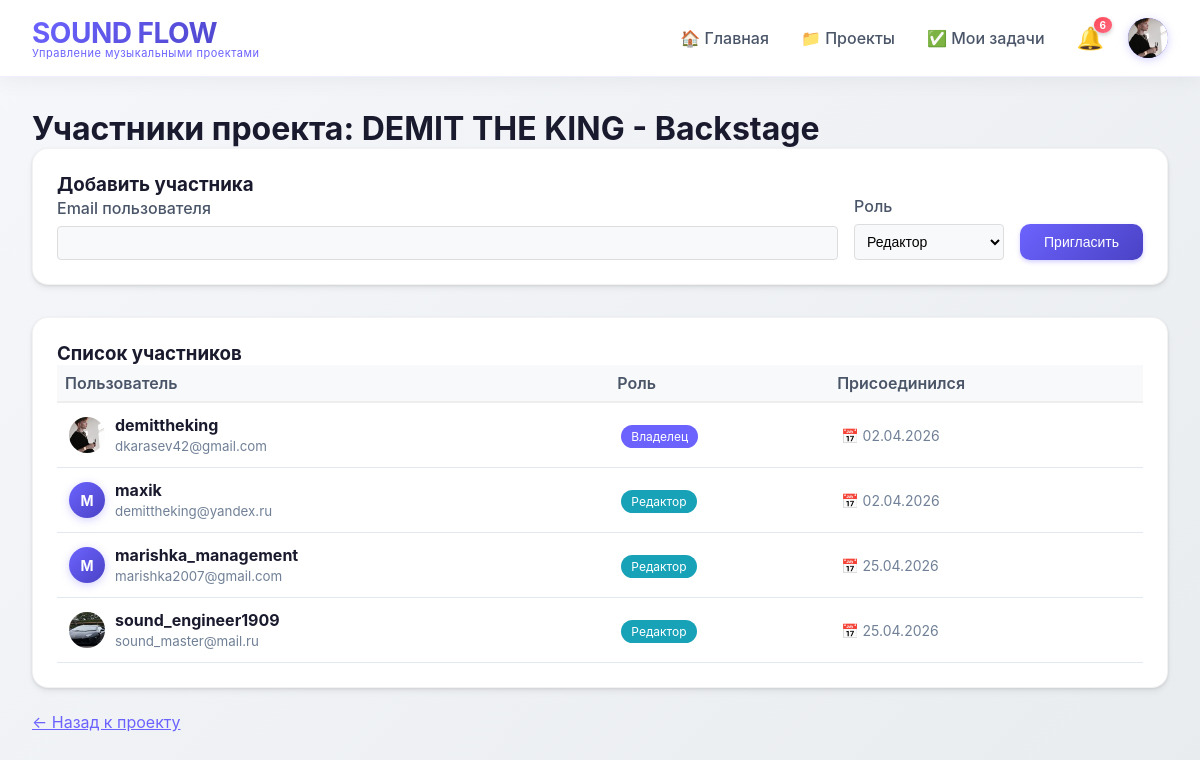
Screenshot of /projects/1/members/ (signed in) with the database file from the repository.
### core/models.py (models this page shows, shortened)
class Profile(models.Model):
    user = models.OneToOneField(User, on_delete=models.CASCADE, related_name='profile')
    avatar = models.ImageField(upload_to='avatars/', null=True, blank=True)

### projects/models.py (models this page shows, shortened)
class Project(models.Model):
    STATUS_CHOICES = (
        ('draft', 'Черновик'),
        ('active', 'Активен'),
        ('completed', 'Завершён'),
    )
    owner = models.ForeignKey(User, on_delete=models.CASCADE, related_name='owned_projects')
    title = models.CharField(max_length=200)
    description = models.TextField(blank=True)
    cover = models.ImageField(upload_to='project_covers/', null=True, blank=True)
    status = models.CharField(max_length=20, choices=STATUS_CHOICES, default='active')
    created_at = models.DateTimeField(auto_now_add=True)
    updated_at = models.DateTimeField(auto_now=True)
    class Meta:
        ordering = ['-updated_at']

class ProjectMember(models.Model):
    ROLE_CHOICES = (
        ('owner', 'Владелец'),
        ('editor', 'Редактор'),
        ('viewer', 'Наблюдатель'),
    )
    project = models.ForeignKey(Project, on_delete=models.CASCADE, related_name='members')
    user = models.ForeignKey(User, on_delete=models.CASCADE, related_name='project_memberships')
    role = models.CharField(max_length=20, choices=ROLE_CHOICES)
    joined_at = models.DateTimeField(auto_now_add=True)
    invited_by = models.ForeignKey(User, on_delete=models.SET_NULL, null=True, blank=True, related_name='invited_members')
    class Meta:
        unique_together = ['project', 'user']

### projects/views.py (the view, shortened to what this page needs)
# urls.py: path('<int:pk>/members/', views.project_members, name='project_members'),
@login_required
def project_members(request, pk):
    project = get_object_or_404(Project, pk=pk)
    members = ProjectMember.objects.filter(project=project).select_related('user')
    return render(request, 'projects/members.html', {'project': project, 'members': members})

### templates/projects/members.html (shortened to what this page needs)
{% extends 'base.html' %}
{% block content %}
<h1>Участники проекта: {{ project.title }}</h1>
<div class="card" style="margin-bottom: 2rem;">
    <h3>Добавить участника</h3>
    <form method="post" style="display: flex; gap: 1rem; align-items: end;">
        <div style="flex: 1;">
            <label style="display: block; margin-bottom: 0.5rem;">Email пользователя</label>
            <input type="email" name="email" required style="width: 100%; padding: 8px; border: 1px solid #ddd; border-radius: 4px;">
        </div>
        <div style="width: 150px;">
            <label style="display: block; margin-bottom: 0.5rem;">Роль</label>
            <select name="role" style="width: 100%; padding: 8px; border: 1px solid #ddd; border-radius: 4px;">
                <option value="editor">Редактор</option>
            </select>
        </div>
        <button type="submit" class="btn">Пригласить</button>
    </form>
</div>
<div class="card">
    <h3>Список участников</h3>
    <table style="width: 100%; border-collapse: collapse;">
        <thead>
            <tr>
                <th style="text-align: left; padding: 8px; border-bottom: 2px solid #eee;">Пользователь</th>
                <th style="text-align: left; padding: 8px; border-bottom: 2px solid #eee;">Роль</th>
                <th style="text-align: left; padding: 8px; border-bottom: 2px solid #eee;">Присоединился</th>
            </tr>
        </thead>
        <tbody>
            {% for member in members %}
                <tr style="border-bottom: 1px solid #eee;">
                    <td style="padding: 12px;">
                        <div style="display: flex; align-items: center; gap: 10px;">
                            {% if member.user.profile.avatar %}
                                <img src="{{ member.user.profile.avatar.url }}" alt="{{ member.user.username }}" style="width: 36px; height: 36px; border-radius: 50%; object-fit: cover;">
                            {% else %}
                                <div class="avatar" style="width: 36px; height: 36px; font-size: 14px; display: flex; align-items: center; justify-content: center;">
                                    {{ member.user.username|first|upper }}
                                </div>
                            {% endif %}
                            <div>
                                <strong>{{ member.user.username }}</strong>
                                <br>
                                <small style="color: #718096;">{{ member.user.email }}</small>
                            </div>
                        </div>
                    </td>
                    <td style="padding: 12px;">
                        <span style="background: {% if member.role == 'owner' %}#6c63ff{% elif member.role == 'editor' %}#17a2b8{% else %}#6c757d{% endif %}; color: white; padding: 4px 10px; border-radius: 20px; font-size: 12px;">
                            {{ member.get_role_display }}
                        </span>
                    </td>
                    <td style="padding: 12px; color: #718096; font-size: 14px;">
                        📅 {{ member.joined_at|date:"d.m.Y" }}
                    </td>
                </tr>
                {% endfor %}
        </tbody>
    </table>
</div>
<div style="margin-top: 1rem;">
    <a href="{% url 'project_detail' project.pk %}" style="color: #6c63ff;">← Назад к проекту</a>
</div>
{% endblock %}

### templates/base.html (shortened to what this page needs)
<!DOCTYPE html>
<html lang="ru">
<head>
</head>
<body>
    <header class="header">
        <a href="{% url 'home' %}" style="text-decoration: none;">
            <div class="logo">
                <h1>SOUND FLOW</h1>
                <p>Управление музыкальными проектами</p>
            </div>
        </a>
        {% if user.is_authenticated %}
        <div class="nav-links">
            <a href="{% url 'home' %}">🏠 Главная</a>
            <a href="{% url 'project_list' %}">📁 Проекты</a>
            <a href="{% url 'my_tasks' %}">✅ Мои задачи</a>
            <div class="user-menu">
                <div class="notification-icon" id="notificationBell">
                    🔔
                    <span id="notificationBadge" class="notification-badge" style="display: none;">0</span>
                </div>
                <div class="avatar" id="avatarBtn" style="cursor: pointer;">
                    {% if user.profile.avatar %}
                        <img src="{{ user.profile.avatar.url }}" alt="Avatar" style="width: 40px; height: 40px; border-radius: 50%; object-fit: cover;">
                    {% else %}
                        {{ user.first_name|first|default:user.username|first|upper }}{{ user.last_name|first|upper }}
                    {% endif %}
                </div>
            </div>
        </div>
        {% endif %}
    </header>
    <div class="container">
        {% block content %}
        {% endblock %}
    </div>
</body>
</html>

### templates/base.html (style rules this page uses)
* { margin: 0; padding: 0; box-sizing: border-box; }
body { font-family: 'Inter', -apple-system, BlinkMacSystemFont, 'Segoe UI', Roboto, sans-serif; background: linear-gradient(135deg, #f5f7fa 0%, #e9ecef 100%); min-height: 100vh; color: #1a1a2e; }
.header { background: rgba(255, 255, 255, 0.98); backdrop-filter: blur(10px); box-shadow: 0 4px 20px rgba(0, 0, 0, 0.05); padding: 1rem 2rem; display: flex; justify-content: space-between; align-items: center; position: sticky; top: 0; z-index: 100; border-bottom: 1px solid rgba(108, 99, 255, 0.1); }
.logo { display: flex; flex-direction: column; }
.logo h1 { background: linear-gradient(135deg, #6c63ff 0%, #4a42c4 100%); -webkit-background-clip: text; background-clip: text; color: transparent; font-size: 28px; letter-spacing: -0.5px; }
.logo p { font-size: 11px; color: #6c63ff; margin-top: -4px; letter-spacing: 0.5px; }
.nav-links { display: flex; gap: 2rem; align-items: center; }
.nav-links a { text-decoration: none; color: #4a5568; font-weight: 500; transition: all 0.3s ease; position: relative; }
.nav-links a::after { content: ''; position: absolute; bottom: -5px; left: 0; width: 0; height: 2px; background: #6c63ff; transition: width 0.3s ease; }
.user-menu { display: flex; align-items: center; gap: 1.5rem; }
.notification-icon { position: relative; cursor: pointer; font-size: 22px; transition: transform 0.2s; }
.notification-badge { position: absolute; top: -8px; right: -8px; background: linear-gradient(135deg, #ff4757, #ff6b81); color: white; border-radius: 50%; padding: 2px 6px; font-size: 10px; font-weight: bold; min-width: 18px; text-align: center; box-shadow: 0 2px 4px rgba(0,0,0,0.2); }
.avatar { width: 40px; height: 40px; border-radius: 50%; background: linear-gradient(135deg, #6c63ff, #4a42c4); color: white; display: flex; align-items: center; justify-content: center; font-weight: bold; cursor: pointer; transition: transform 0.2s, box-shadow 0.2s; box-shadow: 0 2px 8px rgba(108, 99, 255, 0.3); }
.container { max-width: 1400px; margin: 2rem auto; padding: 0 2rem; }
.card { background: white; border-radius: 16px; padding: 1.5rem; margin-bottom: 1.5rem; box-shadow: 0 4px 6px rgba(0, 0, 0, 0.05), 0 1px 3px rgba(0, 0, 0, 0.1); transition: all 0.3s ease; border: 1px solid rgba(0, 0, 0, 0.05); }
.btn { background: linear-gradient(135deg, #6c63ff, #4a42c4); color: white; border: none; padding: 10px 24px; border-radius: 10px; cursor: pointer; font-size: 14px; font-weight: 500; transition: all 0.3s ease; text-decoration: none; display: inline-block; box-shadow: 0 2px 4px rgba(108, 99, 255, 0.3); }
input, textarea, select { background: #f8f9fa; border: 1px solid #e2e8f0; border-radius: 10px; padding: 10px 14px; font-size: 14px; transition: all 0.3s ease; }
label { font-weight: 500; color: #4a5568; margin-bottom: 6px; display: block; }
table { width: 100%; border-collapse: collapse; }
th { text-align: left; padding: 12px; background: #f8f9fa; font-weight: 600; color: #4a5568; }
td { padding: 12px; border-bottom: 1px solid #e2e8f0; }
.card, .project-card { animation: fadeIn 0.4s ease-out; }
.logo { transition: transform 0.2s ease; }
.logo h1, .logo p { transition: all 0.2s ease; }

### rows the page displays
Project: title "DEMIT THE KING - Backstage"
ProjectMember: user.profile.avatar (picture), user.username "demittheking", user.email "dkarasev42@gmail.com", role "Владелец", joined_at "02.04.2026"
ProjectMember: user.username|first "M", user.username "maxik", user.email "demittheking@yandex.ru", role "Редактор", joined_at "02.04.2026"
ProjectMember: user.username|first "M", user.username "marishka_management", user.email "marishka2007@gmail.com", role "Редактор", joined_at "25.04.2026"
ProjectMember: user.profile.avatar (picture), user.username "sound_engineer1909", user.email "sound_master@mail.ru", role "Редактор", joined_at "25.04.2026"
